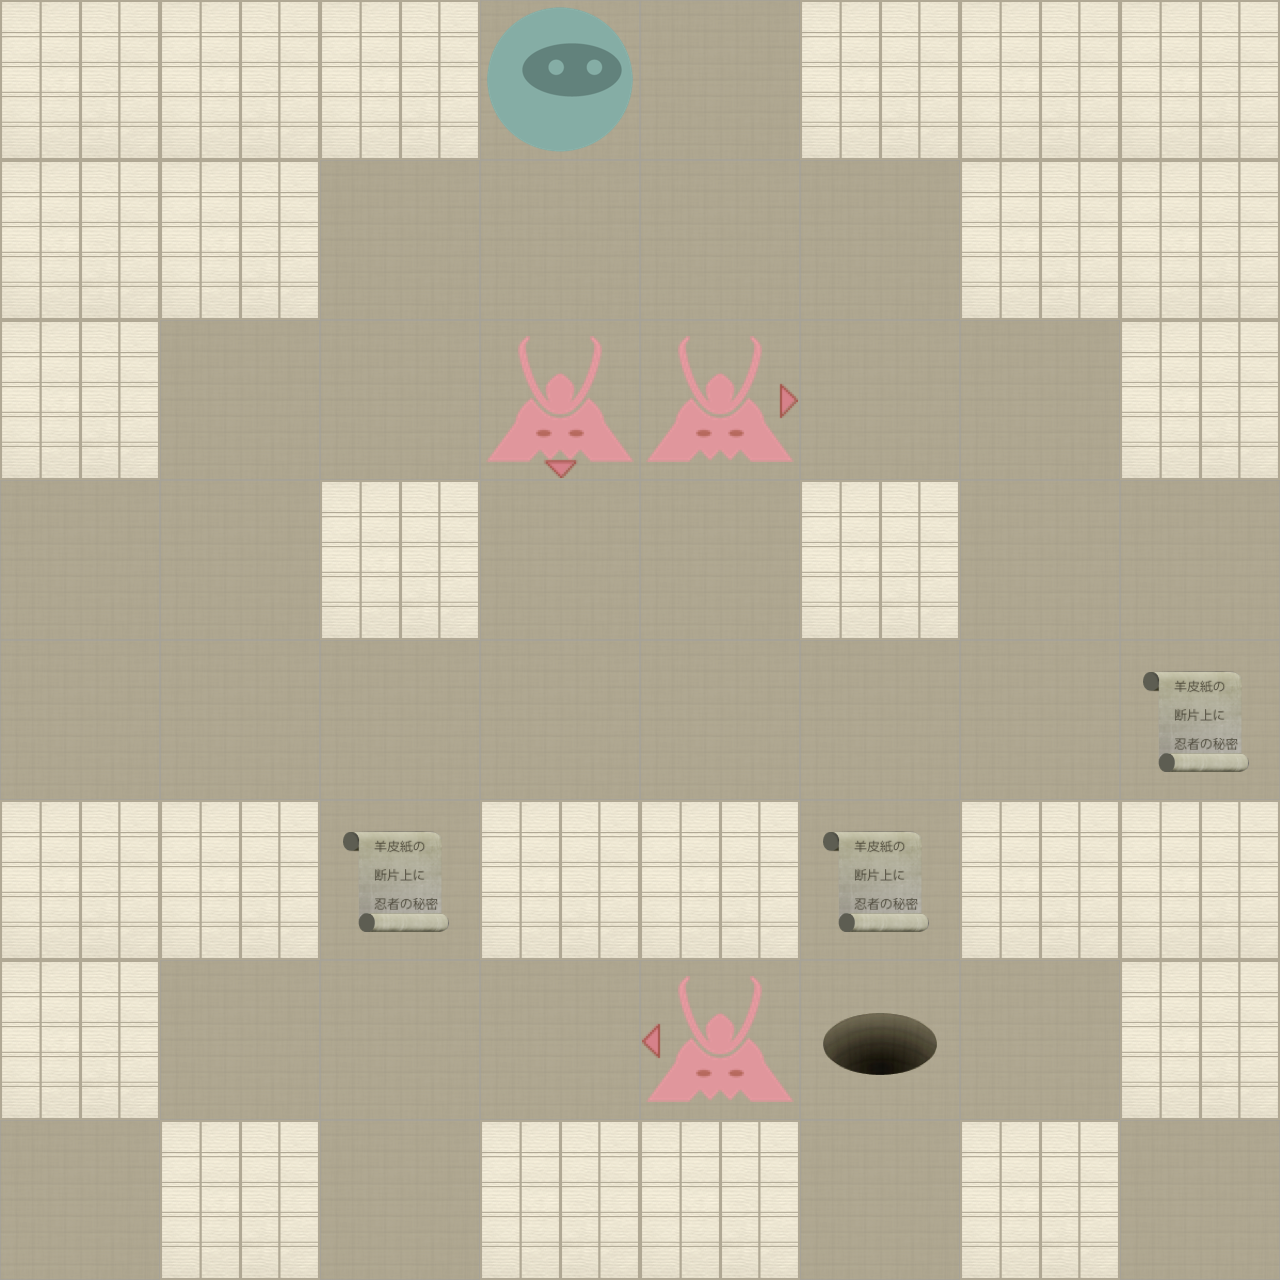

A level layout from a 2D game, rendered from its tile map. Below: a short description, then the map file with tile-grid data replaced by summaries:
An orthogonal 8x8 tile map with 160x160 px tiles, 2 tile layers (Level, Actors).

<map version="1.0" orientation="orthogonal" width="8" height="8" tilewidth="160" tileheight="160">
 <properties>
  <property name="moves" value="16" />
 </properties>
 <tileset firstgid="1" name="tiles" tilewidth="160" tileheight="160" spacing="2" margin="2">
  <image source="tiles-ipadhd.png" width="1024" height="1024" />
  <tile id="0">
   <properties>
    <property name="actor" value="exit" />
   </properties>
  </tile>
  <tile id="2">
   <properties>
    <property name="actor" value="guard" />
    <property name="direction" value="down" />
   </properties>
  </tile>
  <tile id="3">
   <properties>
    <property name="actor" value="guard" />
    <property name="direction" value="left" />
   </properties>
  </tile>
  <tile id="4">
   <properties>
    <property name="actor" value="guard" />
    <property name="direction" value="right" />
   </properties>
  </tile>
  <tile id="5">
   <properties>
    <property name="actor" value="guard" />
    <property name="direction" value="up" />
   </properties>
  </tile>
  <tile id="7">
   <properties>
    <property name="actor" value="player" />
   </properties>
  </tile>
  <tile id="8">
   <properties>
    <property name="actor" value="scroll" />
   </properties>
  </tile>
  <tile id="9">
   <properties>
    <property name="wall" value="1" />
   </properties>
  </tile>
 </tileset>
 <layer name="Level" width="8" height="8">
  <data>[64 cells, 64 non-empty, 2 distinct tile ids]</data>
 </layer>
 <layer name="Actors" width="8" height="8">
  <data>[64 cells, 8 non-empty, 6 distinct tile ids]</data>
 </layer>
</map>
